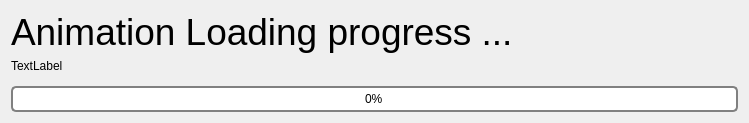
<?xml version="1.0" encoding="UTF-8"?>
<ui version="4.0">
 <class>animation_progress</class>
 <widget class="QDialog" name="animation_progress">
  <property name="geometry">
   <rect>
    <x>0</x>
    <y>0</y>
    <width>749</width>
    <height>123</height>
   </rect>
  </property>
  <property name="windowTitle">
   <string>Dialog</string>
  </property>
  <layout class="QVBoxLayout" name="verticalLayout">
   <item>
    <widget class="QLabel" name="dialogTilte">
     <property name="font">
      <font>
       <pointsize>28</pointsize>
      </font>
     </property>
     <property name="text">
      <string>Animation Loading progress ...</string>
     </property>
    </widget>
   </item>
   <item>
    <widget class="QLabel" name="dialogDescription">
     <property name="text">
      <string>TextLabel</string>
     </property>
    </widget>
   </item>
   <item>
    <spacer name="verticalSpacer">
     <property name="orientation">
      <enum>Qt::Vertical</enum>
     </property>
     <property name="sizeHint" stdset="0">
      <size>
       <width>20</width>
       <height>40</height>
      </size>
     </property>
    </spacer>
   </item>
   <item>
    <widget class="QProgressBar" name="progressBar">
     <property name="styleSheet">
      <string notr="true">QProgressBar {
    border: 2px solid grey;
    border-radius: 5px;
    text-align: center;
}

QProgressBar::chunk {
    background-color: #77b4e9;
    width: 10px;
    margin: 0.5px;
}</string>
     </property>
     <property name="value">
      <number>0</number>
     </property>
    </widget>
   </item>
  </layout>
 </widget>
 <resources/>
 <connections/>
</ui>
